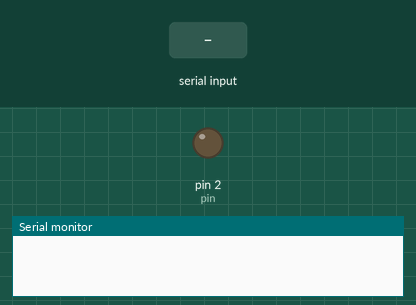
Recording of a sketch running on a simulated Arduino Uno, built with avr-gcc and run on an emulated ATmega328P. Shown: output pins drawn as LEDs (lit = HIGH), the last lines printed to the serial monitor. The test bench sets the inputs (shaded band).

Above: at 1.2 s.
1.3 s: "on\n" received over Serial
At 2.5 s:
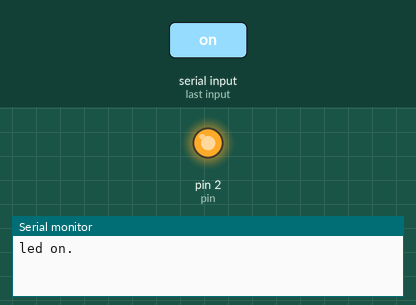
2.8 s: "off\n" received over Serial
At 3.8 s:
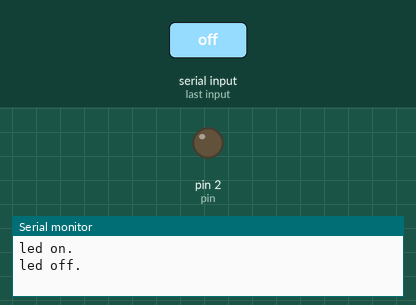
Timing chart, 0 to 5.8 s (numbered marks = the images above; inputs shaded):
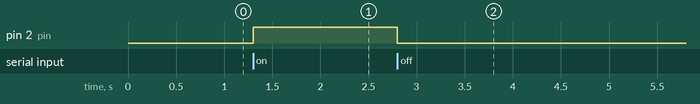

The sketch:

sketch_nov3a.ino
```cpp
 int pin = 2;

void setup() {
  Serial.begin(115200);
  pinMode(pin, OUTPUT);
}

void loop() {
  if (Serial.available() > 0) {
      String command = Serial.readStringUntil('\n');
     command.trim();

    if (command == "on") {
      digitalWrite(pin, HIGH);
      Serial.println("led on.");
    }
    else if (command == "off") {
      digitalWrite(pin, LOW);
      Serial.println("led off.");
    }
  }
}
```

Measured:
- after the input at 1.3 s, pin 2 (pin): LOW → HIGH at once
- after the input at 2.8 s, pin 2 (pin): HIGH → LOW at once
